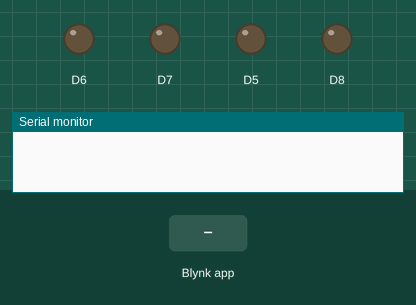
Simulated run of this sketch. Board: ESP8266 (NodeMCU). On the bench: output pins drawn as LEDs (lit = HIGH), the last lines printed to the serial monitor. The inputs (shaded band) are chosen by the test bench. WiFi joins after 1.5 s; servers stay silent unless stated.

Above: at 3.0 s.
3.1 s: Blynk app writes 0 to V0
At 3.8 s:
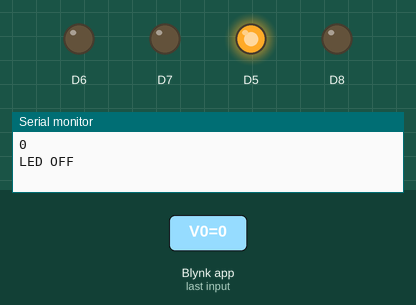
4.6 s: Blynk app writes 0 to V1
At 4.9 s:
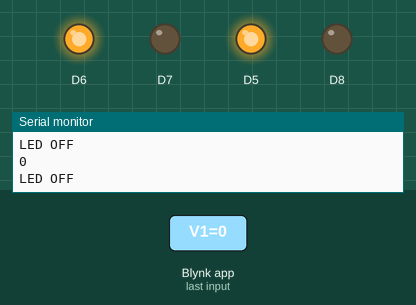
6.1 s: Blynk app writes 1 to V0
At 7.3 s:
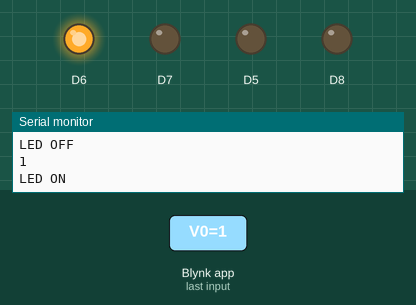
7.6 s: Blynk app writes 0 to V2
At 8.4 s:
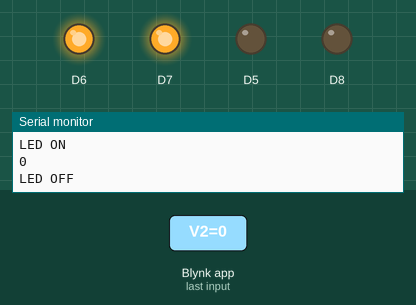
9.1 s: Blynk app writes 1 to V1
At 9.5 s:
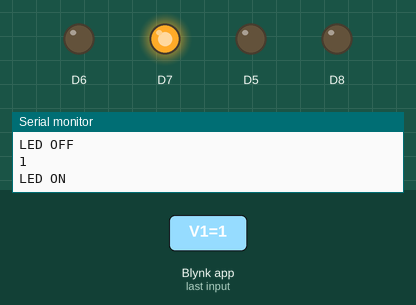
10.6 s: Blynk app writes 0 to V3
At 11.9 s:
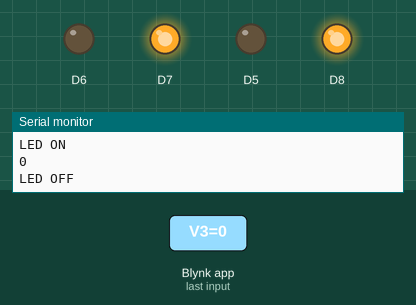
Timing chart, 0 to 13.1 s (numbered marks = the images above; inputs shaded):
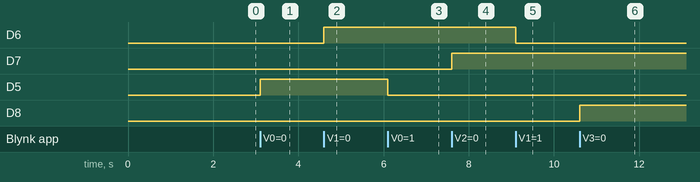

The sketch:

blynk.ino
```cpp
#define BLYNK_TEMPLATE_ID "ID"
#define BLYNK_DEVICE_NAME "NAME"
#define BLYNK_AUTH_TOKEN "TOKEN"

#define BLYNK_PRINT Serial

#include <ESP8266WiFi.h>
#include <BlynkSimpleEsp8266.h>

char auth[] = BLYNK_AUTH_TOKEN;

char ssid[] = "WİFİ NAME";
char pass[] = "WİFİ PASWORD";

BLYNK_WRITE(V0)
{
  int value = param.asInt();
  Serial.println(value);
  if(value == 1)
  {
    digitalWrite(D5, LOW);
    Serial.println("LED ON");
  }
  if(value == 0)
  {
     digitalWrite(D5, HIGH);
     Serial.println("LED OFF");
  }
}

BLYNK_WRITE(V1)
{
  int value = param.asInt();
  Serial.println(value);
  if(value == 1)
  {
    digitalWrite(D6, LOW);
    Serial.println("LED ON");
  }
  if(value == 0)
  {
     digitalWrite(D6, HIGH);
     Serial.println("LED OFF");
  }
}

BLYNK_WRITE(V2)
{
  int value = param.asInt();
  Serial.println(value);
  if(value == 1)
  {
    digitalWrite(D7, LOW);
    Serial.println("LED ON");
  }
  if(value == 0)
  {
     digitalWrite(D7, HIGH);
     Serial.println("LED OFF");
  }
}

BLYNK_WRITE(V3)
{
  int value = param.asInt();
  Serial.println(value);
  if(value == 1)
  {
    digitalWrite(D8, LOW);
    Serial.println("LED ON");
  }
  if(value == 0)
  {
     digitalWrite(D8, HIGH);
     Serial.println("LED OFF");
  }
}


void setup()
{
  Serial.begin(115200);
  Blynk.begin(auth, ssid, pass);
  pinMode(D5,OUTPUT);
  pinMode(D6,OUTPUT);
  pinMode(D7,OUTPUT);
  pinMode(D8,OUTPUT);
}

void loop()
{
  Blynk.run();
}
```

Measured:
- after the input at 3.1 s, D5: LOW → HIGH at once
- after the input at 4.6 s, D6: LOW → HIGH at once
- after the input at 6.1 s, D5: HIGH → LOW at once
- after the input at 7.6 s, D7: LOW → HIGH at once
- after the input at 9.1 s, D6: HIGH → LOW at once
- after the input at 10.6 s, D8: LOW → HIGH at once
